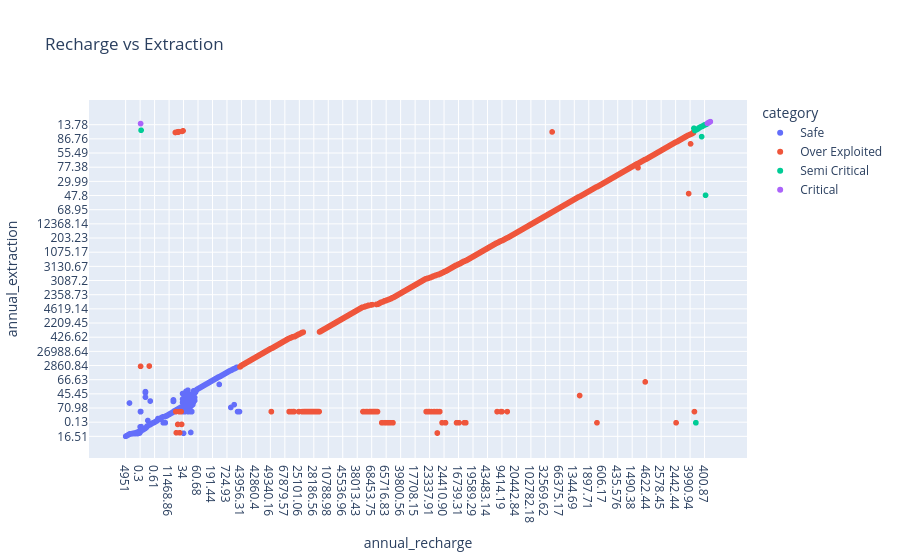

Notebook source saved alongside this figure:
### Code cell
fig = px.scatter(df,
                x="annual_recharge",
                y="annual_extraction",
                color="category",
                hover_data=["state","district"],
                title="Recharge vs Extraction")

fig.show()

### Figure 1 — Plotly figure (JSON) as saved in the notebook; plotly's stock layout.template omitted (floating-point values rounded to 4 significant figures; data arrays with more than 128 entries replaced by an {"elided": "..."} marker saying what was removed)
{"data": [{"customdata": {"elided": "452x2 str values"}, "hovertemplate": "category=Safe<br>annual_recharge=%{x}<br>annual_extraction=%{y}<br>state=%{customdata[0]}<br>district=%{customdata[1]}<extra></extra>", "legendgroup": "Safe", "marker": {"color": "#636efa", "symbol": "circle"}, "mode": "markers", "name": "Safe", "showlegend": true, "type": "scattergl", "x": {"elided": "452 str values"}, "xaxis": "x", "y": {"elided": "452 str values"}, "yaxis": "y"}, {"customdata": {"elided": "1567x2 str values"}, "hovertemplate": "category=Over Exploited<br>annual_recharge=%{x}<br>annual_extraction=%{y}<br>state=%{customdata[0]}<br>district=%{customdata[1]}<extra></extra>", "legendgroup": "Over Exploited", "marker": {"color": "#EF553B", "symbol": "circle"}, "mode": "markers", "name": "Over Exploited", "showlegend": true, "type": "scattergl", "x": {"elided": "1567 str values"}, "xaxis": "x", "y": {"elided": "1567 str values"}, "yaxis": "y"}, {"customdata": [["2", "Safe"], ["3", "MEGHALAYA"], ["35", "KERALA"], ["17", "Mumbai"], ["17", "Mumbai"], ["1", "Bishnupur"], ["4", "Imphal West"], ["2", "East Jaintia Hills"], ["10", "West Jaintia Hills"], ["2", "East Jaintia Hills"], ["10", "West Jaintia Hills"], ["Total(Bcm)", "36.43"], ["24", "Telangana"], ["1", "Begusarai"], ["11", "Gariaband"], ["16", "Kanker"], ["16", "Palwal"], ["6", "Bidar"], ["5", "Thiruvananthapuram"], ["10", "Kozhikkode"], ["38", "Rewa"], ["13", "Jajpur"], ["25", "Nuapada"], ["2", "Pathankot"], ["16", "Rupnagar"], ["15", "Tonk"], ["23", "Bundi"], ["29", "Banswara"], ["27", "Theni"], ["31", "Tirunelveli"], ["7", "Mirzapur"]], "hovertemplate": "category=Semi Critical<br>annual_recharge=%{x}<br>annual_extraction=%{y}<br>state=%{customdata[0]}<br>district=%{customdata[1]}<extra></extra>", "legendgroup": "Semi Critical", "marker": {"color": "#00cc96", "symbol": "circle"}, "mode": "markers", "name": "Semi Critical", "showlegend": true, "type": "scattergl", "x": ["4078", "0.1", "12.8", "1365.05", "1365.05", "9572.6", "6297.13", "12480.85", "7879.86", "12480.85", "7879.86", "14.12", "620", "506.76", "337.69", "658.27", "392.41", "337.57", "267.68", "314.23", "515.58", "522.63", "310.3", "439.41", "395.4", "400.87", "319.2", "208.55", "282.66", "757.89", "570.6"], "xaxis": "x", "y": ["4277", "133", "31.6", "0.00", "0.00", "2257.53", "2327.91", "4292.83", "3194.72", "4292.83", "3194.72", "21.47", "79.03", "83.74", "74.56", "87.08", "39.73", "73.55", "70.52", "74.21", "83.42", "83.24", "71.53", "82.24", "38.84", "13.41", "13.78", "54.19", "51.30", "89.73", "79.05"], "yaxis": "y"}, {"customdata": [["7", "TRIPURA"], ["5", "Ri Bhoi"], ["5", "Ri Bhoi"], ["10", "Kalimpong"], ["10", "Kalimpong"], ["6", "Thrissur"], ["35", "Raisen"], ["45", "Sheopur"], ["13", "Krishnagiri"], ["27", "Amethi"]], "hovertemplate": "category=Critical<br>annual_recharge=%{x}<br>annual_extraction=%{y}<br>state=%{customdata[0]}<br>district=%{customdata[1]}<extra></extra>", "legendgroup": "Critical", "marker": {"color": "#ab63fa", "symbol": "circle"}, "mode": "markers", "name": "Critical", "showlegend": true, "type": "scattergl", "x": ["0", "5042.91", "5042.91", "3156.89", "3156.89", "578.42", "919.75", "513.52", "438.86", "811.1"], "xaxis": "x", "y": ["72.5", "1330.29", "1330.29", "557.84", "557.84", "82.85", "89.55", "81.61", "18.20", "88.35"], "yaxis": "y"}], "layout": {"legend": {"title": {"text": "category"}, "tracegroupgap": 0}, "title": {"text": "Recharge vs Extraction"}, "xaxis": {"anchor": "y", "domain": [0, 1], "title": {"text": "annual_recharge"}}, "yaxis": {"anchor": "x", "domain": [0, 1], "title": {"text": "annual_extraction"}}}}
